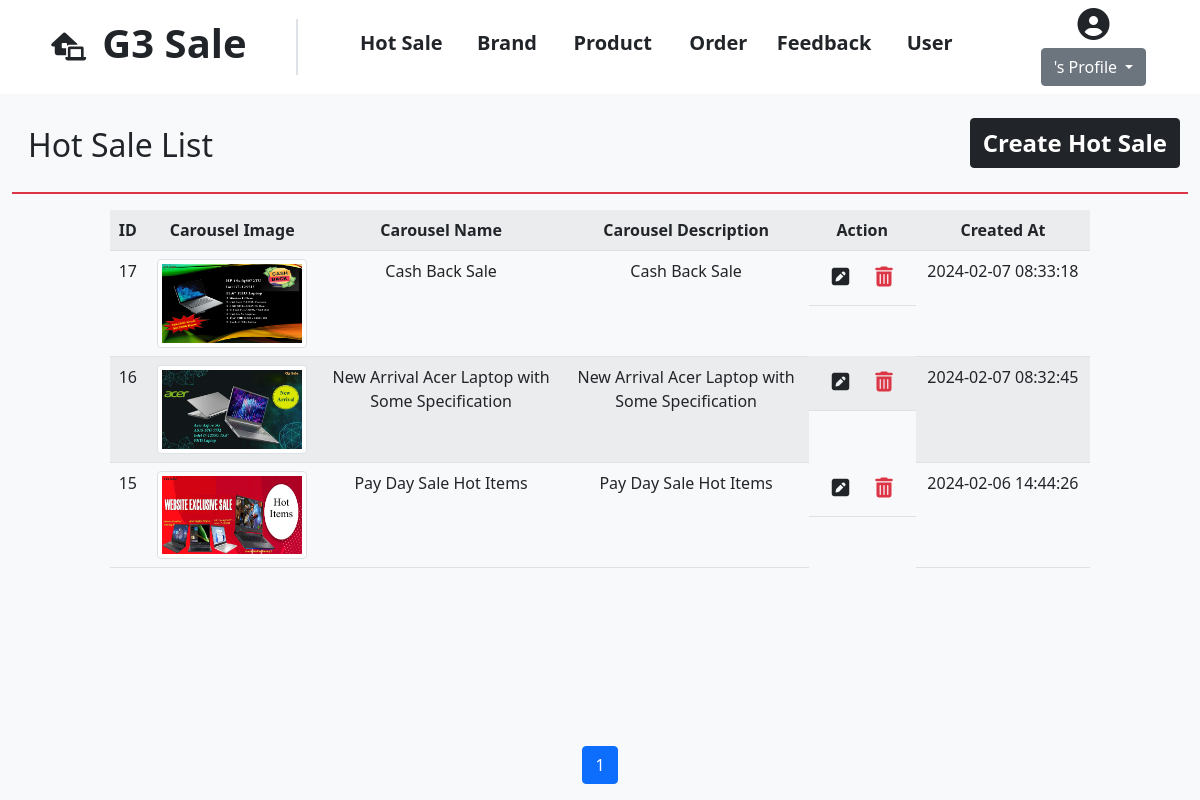
/admin/carousel/hotSaleList.php, run on the app's committed database.
### tables this page shows
CREATE TABLE `hot_sale` (
  `id` int(20) NOT NULL,
  `carousel_name` varchar(225) NOT NULL,
  `carousel_description` longtext NOT NULL,
  `carousel_image` varchar(255) NOT NULL,
  `created_at` timestamp NOT NULL DEFAULT current_timestamp()
);

### admin/carousel/hotSaleList.php (the view, shortened to what this page needs)
<?php
include '../../connection.php';
$num_per_page = 3;
if (isset($_GET["page"])) {
    $page = $_GET["page"];
} else {
    $page = 1;
}
$start = ($page - 1) * $num_per_page;
$pgresult = mysqli_query($connection, "SELECT * FROM hot_sale ORDER BY id DESC LIMIT $start , $num_per_page");
?>
<!DOCTYPE html>
<html lang="en">
<head>
    <link href="https://cdn.jsdelivr.net/npm/bootstrap@5.1.3/dist/css/bootstrap.min.css" rel="stylesheet"
>
    <link rel="stylesheet" href="https://cdnjs.cloudflare.com/ajax/libs/font-awesome/6.5.1/css/all.min.css"
 />
    <link rel="stylesheet" href="https://cdnjs.cloudflare.com/ajax/libs/font-awesome/6.5.1/css/all.min.css"
 />
</head>
<body class="bg-light">
    <?php include '../../layouts/header.php' ?>
    <div class="container-fluid ">
        <div class="row justify-content-center mt-3 ">
            <div class="">
                <div class="d-flex justify-content-between bg-light  mb-3 border-2 border-bottom border-danger p-2">
                    <div>
                        <h2 class=" m-2">Hot Sale List </h2>
                    </div>
                    <ul class="d-flex text-decoration-none ">
                        <a href="createHotSale.php" class="text-decoration-none btn-dark rounded btn text-white ">
                            <li class=" list-unstyled fw-bolder fs-4">Create Hot Sale </li>
                        </a>
                    </ul>
                </div>
                <div class="col-10 offset-1 mb-2 ">
                    <table class="table table-striped table-hover">
                        <tr class="text-center fw-bolder">
                            <td>ID</td>
                            <td>Carousel Image</td>
                            <td>Carousel Name</td>
                            <td>Carousel Description</td>
                            <td>Action</td>
                            <td>Created At</td>
                        </tr>
                        <?php
                        while ($crl = mysqli_fetch_array($pgresult)) {
                            ?>
                            <tr class="text-center">
                                <td>
                                    <?php echo $crl["id"]; ?>
                                </td>
                                <td>
                                    <img src="../uploads/<?php echo $crl["carousel_image"]; ?>" width="150"
                                        class="img-thumbnail">
                                </td>
                                <td class="col-3">
                                    <?php echo $crl["carousel_name"]; ?>
                                </td>
                                <td class="col-3">
                                    <?php echo $crl["carousel_description"]; ?>
                                </td>
                                <td class=" d-flex justify-content-center">
                                    <a href="editHotSale.php?id=<?php echo $crl['id']; ?>" class="btn">
                                        <i class="fa-solid fa-square-pen  fs-5"></i>
                                    </a>
                                    <form action="" method="post">
                                        <button type="submit" class="btn" name="delete" value=<?php echo $crl['id']; ?>
                                            onclick="return  confirm('Are you sure you want to DELETE!')">
                                            <i class="fa-solid fa-trash-can text-danger fs-5"></i>
                                        </button>
                                    </form>
                                </td>
                                <td>
                                    <?php echo $crl["created_at"]; ?>
                                </td>
                            </tr>
                            <?php
                        }
                        ?>
                    </table>
                </div>
            </div>
        </div>
    </div>
    <ul class="pagination justify-content-center mt-2 g-2 fixed-bottom ">
        <?php
        $sql = "SELECT * FROM hot_sale";
        $pgresult = mysqli_query($connection, $sql);
        $total_records = mysqli_num_rows($pgresult);
        $total_pages = ceil($total_records / $num_per_page);
        for ($i = 1; $i <= $total_pages; $i++) {
            $activeClass = $i == $page ? 'active' : '';
            echo "<li class='page-item {$activeClass}'><a class='page-link' href='hotSaleList.php?page={$i}'>{$i}</a></li>";
        }
        ?>
    </ul>
</body>
</html>

### style.css (style rules this page uses)
* { margin: 0; padding: 0; }

### data on the page
hot_sale: id "17", carousel_image (picture), carousel_name "Cash Back Sale", carousel_description "Cash Back Sale", created_at "2024-02-07 08:33:18"
hot_sale: id "16", carousel_image (picture), carousel_name "New Arrival Acer Laptop with Some Specification", carousel_description "New Arrival Acer Laptop with Some Specification", created_at "2024-02-07 08:32:45"
hot_sale: id "15", carousel_image (picture), carousel_name "Pay Day Sale Hot Items", carousel_description "Pay Day Sale Hot Items", created_at "2024-02-06 14:44:26"
